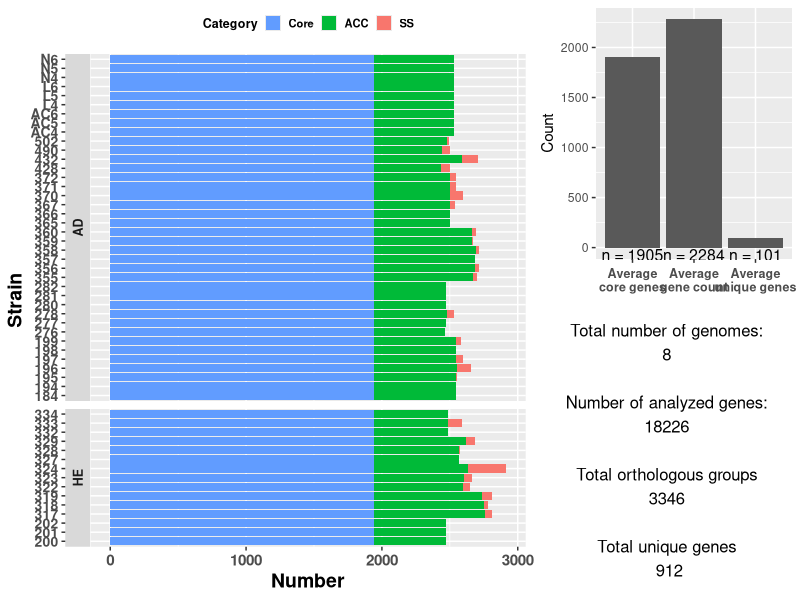

Write R code to recreate this figure.
library(ggplot2)
library(gridExtra)
library(reshape2)
library(dplyr)
library(grid)

# Average gene count for barplot and statement-----------------------------------------------------------------------------------------------------------------
# Choose species----------------------------------------------------------------------------------------------------------------------------
table_input <- read.csv("aur_gene_presence_absence.csv", sep=",", na.strings=c("","NA")) #S.aureus
table_input <- read.csv("epi_gene_presence_absence.csv", sep=",", na.strings=c("","NA")) # S.epidermidis
#----------------------------------------------------------------------------------------------------------------------------------------------------------------------------------------------------------------------------

table_input <- as.data.frame(table_input)

table_values <- within(table_input, rm("Gene","Non.unique.Gene.name","No..isolates","No..sequences","Avg.sequences.per.isolate","Genome.Fragment","Order.within.Fragment","Accessory.Fragment","Accessory.Order.with.Fragment","QC","Min.group.size.nuc","Max.group.size.nuc","Avg.group.size.nuc"))

abscence_presence <- as.matrix(table_values[,-1])
rownames(abscence_presence) <- table_values[,1]
abscence_presence[is.na(abscence_presence)] <- 0
abscence_presence[which(abscence_presence!=0)] <- 1

a_p_matrix <- mapply(abscence_presence, FUN=as.numeric)
a_p_matrix <- matrix(data=a_p_matrix, ncol=length(colnames(abscence_presence)), nrow=length(row.names(abscence_presence)))
row.names(a_p_matrix) <- row.names(abscence_presence)
colnames(a_p_matrix) <- colnames(abscence_presence)



genomes_count <- length(colnames(a_p_matrix))
abscence_presence <- cbind(a_p_matrix, rowSums(a_p_matrix))

summary_table <- matrix(data=NA, nrow=3, ncol=length(colnames(abscence_presence)))
colnames(summary_table) <- colnames(abscence_presence)
rownames(summary_table) <- c("Total_genes","Unique_genes","Core_genes")

summary_table[1,] <- colSums(abscence_presence)
summary_table[2,] <- colSums(abscence_presence[which(abscence_presence[,ncol(abscence_presence)] == 1),])
summary_table[3,] <- colSums(abscence_presence[which(abscence_presence[,ncol(abscence_presence)] >= (genomes_count*0.95)),])
summary_table <- summary_table[,-ncol(summary_table)]
average_table <- data.frame(x=1:6, y=1:6, z=1:6)


average_table[,1] <- c("Total genes analyzed","Orthologous groups","Average gene count","Average core genes","Average unique genes","Total unique genes")
average_table[1,2] <- sum(summary_table[1,])
average_table[2,2] <- length(rownames(abscence_presence))
average_table[3,2] <- median(summary_table[1,])
average_table[4,2] <- length(rownames(abscence_presence[which(abscence_presence[,ncol(abscence_presence)] >= (genomes_count*0.95)),]))
average_table[5,2] <- round(length(rownames(abscence_presence[which(abscence_presence[,ncol(abscence_presence)] == 1),]))/length(colnames(abscence_presence)))
average_table[6,2] <- length(rownames(abscence_presence[which(abscence_presence[,ncol(abscence_presence)] == 1),]))

melt_summary_table <- melt(summary_table)
melt_summary_table <- melt_summary_table[order(melt_summary_table$value),]
melt_summary_table$Var2 <- gsub("X","",melt_summary_table$Var2)

average_table$x <- c('Total genes analyzed','Orthologous groups', 'Average\ngene count', 'Average\ncore genes','Average\nunique genes','Total\nunique genes')

# Stacked barplot-------------------------------------------------------------------------------------------------------------------------------

all_richness <- read.table("all_richness.txt", sep="\t", header=T)
all_richness$Category <- factor(all_richness$Category, levels=c('SS','ACC','Core'))
all_richness$Health <- gsub('AE','AD',all_richness$Health)



#-------------------------------------------------------------------------------------------------------------------------------------------------------------

# Draw plot

rich_bar <- all_richness %>% 
#  filter(Species=='epi') %>% 
 filter(Species=='aur') %>%  # S.aureus
  filter(Category=='Core' | Category=='ACC' | Category=='SS') %>% 
  ggplot(aes(x=Strain, y=Number))+
  geom_col(aes(fill=Category))+
  coord_flip()+
  facet_grid(Health~., scales='free',space='free', switch='y')+
  scale_fill_discrete(guide = guide_legend(reverse=TRUE))+
  theme(legend.position='top',
        legend.title = element_text(size=9, face='bold'),
        legend.text = element_text(size=8, face='bold'),
        legend.key.size=unit(0.4, 'cm'),
        axis.text.y=element_text(face='bold', size=10),
        axis.text.x=element_text(face='bold', size=11),
        axis.title=element_text(face='bold', size=14),
        strip.text=element_text(size=9, face='bold')
  )


p1 <- ggplot(data=average_table[-c(1,2,6),], aes(x=x, y=y))+
  geom_bar(stat = 'identity') +
  theme (axis.text.x=element_text(hjust=0.5,vjust=0.3, size=9, face='bold'),
         axis.title.x = element_blank()) +
  geom_text(aes(y = 10, label = paste("n =" ,y),vjust = 1.2), colour = "black", show.legend=FALSE, size=4) +
  ylab("Count")


t1  <- textGrob(paste(c("Total number of genomes:\n",
                        length(colnames(summary_table)),
                        "\n\nNumber of analyzed genes:\n",
                        as.numeric(average_table[1,2]),
                        "\n\nTotal orthologous groups\n",
                        as.numeric(average_table[2,2]),
                        "\n\nTotal unique genes\n",
                        as.numeric(average_table[6,2])), collapse = " ")) 

lay <- rbind(c(1,1,2),
             c(1,1,2),
             c(1,1,3),
             c(1,1,3))


grid.arrange(rich_bar,p1,t1, layout_matrix = lay)
